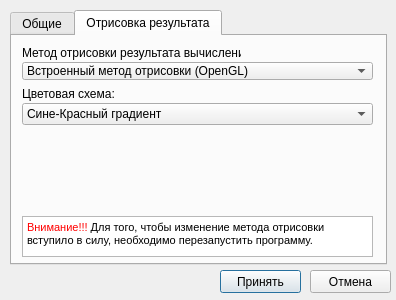
<?xml version="1.0" encoding="UTF-8"?>
<ui version="4.0">
 <class>SettingsWindow</class>
 <widget class="QDialog" name="SettingsWindow">
  <property name="windowModality">
   <enum>Qt::WindowModal</enum>
  </property>
  <property name="geometry">
   <rect>
    <x>0</x>
    <y>0</y>
    <width>396</width>
    <height>300</height>
   </rect>
  </property>
  <property name="minimumSize">
   <size>
    <width>396</width>
    <height>300</height>
   </size>
  </property>
  <property name="maximumSize">
   <size>
    <width>396</width>
    <height>300</height>
   </size>
  </property>
  <property name="windowTitle">
   <string>Dialog</string>
  </property>
  <widget class="QTabWidget" name="settingsTabWidget">
   <property name="geometry">
    <rect>
     <x>10</x>
     <y>10</y>
     <width>377</width>
     <height>255</height>
    </rect>
   </property>
   <property name="currentIndex">
    <number>1</number>
   </property>
   <widget class="QWidget" name="generalSettingsTab">
    <attribute name="title">
     <string>Общие</string>
    </attribute>
    <widget class="QCheckBox" name="useUniqFoldersCheckBox">
     <property name="geometry">
      <rect>
       <x>10</x>
       <y>10</y>
       <width>351</width>
       <height>18</height>
      </rect>
     </property>
     <property name="text">
      <string>Сохранять каждый результат в отдельную папку</string>
     </property>
    </widget>
   </widget>
   <widget class="QWidget" name="tab">
    <attribute name="title">
     <string>Отрисовка результата</string>
    </attribute>
    <widget class="QComboBox" name="paintEngineComboBox">
     <property name="geometry">
      <rect>
       <x>10</x>
       <y>26</y>
       <width>351</width>
       <height>18</height>
      </rect>
     </property>
     <property name="currentIndex">
      <number>0</number>
     </property>
     <item>
      <property name="text">
       <string>Встроенный метод отрисовки (OpenGL)</string>
      </property>
     </item>
     <item>
      <property name="text">
       <string>Отрисовка результата с помощью Surfer'а</string>
      </property>
     </item>
    </widget>
    <widget class="QLabel" name="paintEngineLabel">
     <property name="geometry">
      <rect>
       <x>10</x>
       <y>10</y>
       <width>219</width>
       <height>14</height>
      </rect>
     </property>
     <property name="text">
      <string>Метод отрисовки результата вычислений:</string>
     </property>
    </widget>
    <widget class="QStackedWidget" name="stackedWidget">
     <property name="geometry">
      <rect>
       <x>10</x>
       <y>50</y>
       <width>351</width>
       <height>121</height>
      </rect>
     </property>
     <property name="frameShape">
      <enum>QFrame::NoFrame</enum>
     </property>
     <property name="currentIndex">
      <number>0</number>
     </property>
     <widget class="QWidget" name="glEngineSettingsPage">
      <widget class="QLabel" name="glColorSchemeLabel">
       <property name="geometry">
        <rect>
         <x>0</x>
         <y>0</y>
         <width>351</width>
         <height>16</height>
        </rect>
       </property>
       <property name="text">
        <string>Цветовая схема:</string>
       </property>
      </widget>
      <widget class="QComboBox" name="glColorSchemeComboBox">
       <property name="geometry">
        <rect>
         <x>0</x>
         <y>17</y>
         <width>351</width>
         <height>22</height>
        </rect>
       </property>
       <item>
        <property name="text">
         <string>Сине-Красный градиент</string>
        </property>
       </item>
       <item>
        <property name="text">
         <string>Радуга</string>
        </property>
       </item>
      </widget>
     </widget>
     <widget class="QWidget" name="surferEngineSettingsPage">
      <widget class="QLabel" name="scripterPathLabel">
       <property name="geometry">
        <rect>
         <x>0</x>
         <y>0</y>
         <width>86</width>
         <height>14</height>
        </rect>
       </property>
       <property name="text">
        <string>Путь к Scripter'у:</string>
       </property>
      </widget>
      <widget class="QLineEdit" name="scripterPathLineEdit">
       <property name="geometry">
        <rect>
         <x>0</x>
         <y>17</y>
         <width>261</width>
         <height>18</height>
        </rect>
       </property>
       <property name="readOnly">
        <bool>true</bool>
       </property>
      </widget>
      <widget class="QPushButton" name="scripterPathButton">
       <property name="geometry">
        <rect>
         <x>270</x>
         <y>16</y>
         <width>81</width>
         <height>20</height>
        </rect>
       </property>
       <property name="text">
        <string>Выбрать...</string>
       </property>
      </widget>
      <widget class="QComboBox" name="surferVersionComboBox">
       <property name="geometry">
        <rect>
         <x>0</x>
         <y>60</y>
         <width>101</width>
         <height>22</height>
        </rect>
       </property>
       <item>
        <property name="text">
         <string>8</string>
        </property>
       </item>
       <item>
        <property name="text">
         <string>9</string>
        </property>
       </item>
      </widget>
      <widget class="QLabel" name="label">
       <property name="geometry">
        <rect>
         <x>0</x>
         <y>40</y>
         <width>241</width>
         <height>22</height>
        </rect>
       </property>
       <property name="text">
        <string>Версия Surfer:</string>
       </property>
      </widget>
     </widget>
    </widget>
    <widget class="QTextEdit" name="textEdit">
     <property name="geometry">
      <rect>
       <x>10</x>
       <y>180</y>
       <width>351</width>
       <height>41</height>
      </rect>
     </property>
     <property name="frameShape">
      <enum>QFrame::StyledPanel</enum>
     </property>
     <property name="readOnly">
      <bool>true</bool>
     </property>
     <property name="html">
      <string>&lt;!DOCTYPE HTML PUBLIC &quot;-//W3C//DTD HTML 4.0//EN&quot; &quot;http://www.w3.org/TR/REC-html40/strict.dtd&quot;&gt;
&lt;html&gt;&lt;head&gt;&lt;meta name=&quot;qrichtext&quot; content=&quot;1&quot; /&gt;&lt;style type=&quot;text/css&quot;&gt;
p, li { white-space: pre-wrap; }
&lt;/style&gt;&lt;/head&gt;&lt;body style=&quot; font-family:'MS Shell Dlg 2'; font-size:8.25pt; font-weight:400; font-style:normal;&quot;&gt;
&lt;p style=&quot; margin-top:0px; margin-bottom:0px; margin-left:0px; margin-right:0px; -qt-block-indent:0; text-indent:0px;&quot;&gt;&lt;span style=&quot; font-size:8pt; color:#ff0000;&quot;&gt;Внимание!!!&lt;/span&gt;&lt;span style=&quot; font-size:8pt; color:#000000;&quot;&gt; Для того, чтобы изменение метода отрисовки вступило в силу, необходимо перезапустить программу.&lt;/span&gt;&lt;/p&gt;&lt;/body&gt;&lt;/html&gt;</string>
     </property>
    </widget>
   </widget>
  </widget>
  <widget class="QPushButton" name="cancelButton">
   <property name="geometry">
    <rect>
     <x>310</x>
     <y>270</y>
     <width>81</width>
     <height>23</height>
    </rect>
   </property>
   <property name="text">
    <string>Отмена</string>
   </property>
  </widget>
  <widget class="QPushButton" name="okButton">
   <property name="geometry">
    <rect>
     <x>220</x>
     <y>270</y>
     <width>81</width>
     <height>23</height>
    </rect>
   </property>
   <property name="text">
    <string>Принять</string>
   </property>
   <property name="autoDefault">
    <bool>false</bool>
   </property>
   <property name="default">
    <bool>true</bool>
   </property>
  </widget>
 </widget>
 <resources/>
 <connections>
  <connection>
   <sender>paintEngineComboBox</sender>
   <signal>currentIndexChanged(int)</signal>
   <receiver>stackedWidget</receiver>
   <slot>setCurrentIndex(int)</slot>
   <hints>
    <hint type="sourcelabel">
     <x>236</x>
     <y>204</y>
    </hint>
    <hint type="destinationlabel">
     <x>222</x>
     <y>228</y>
    </hint>
   </hints>
  </connection>
 </connections>
</ui>
